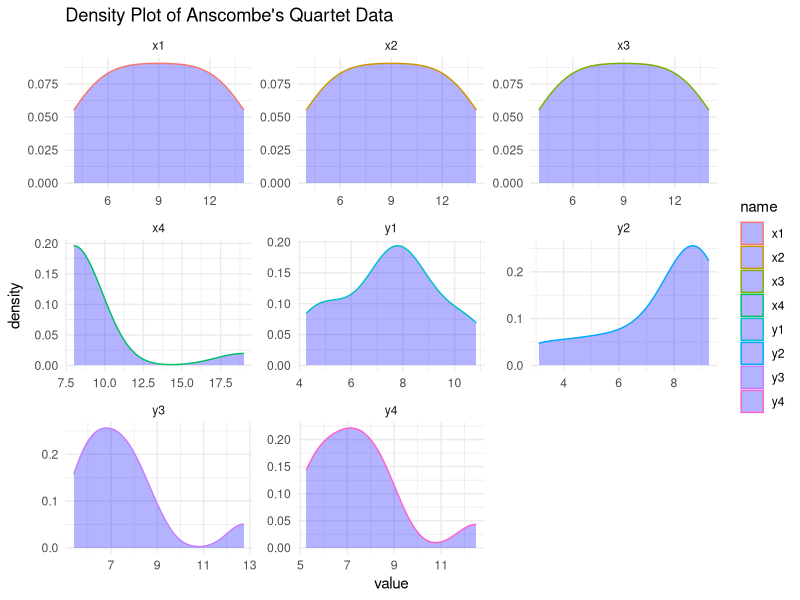
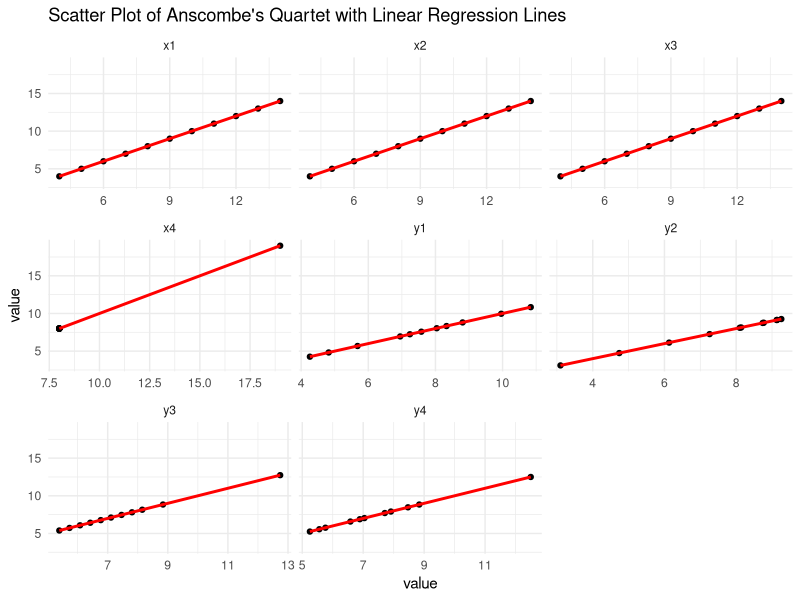
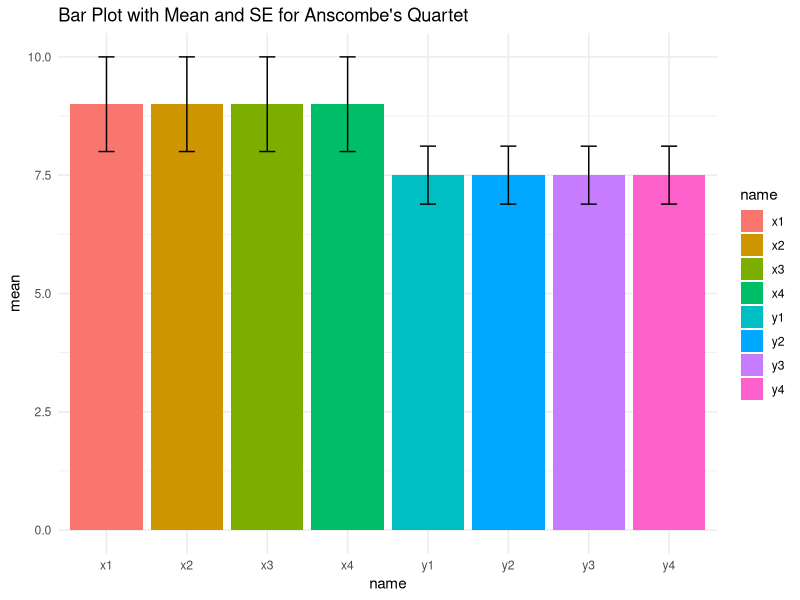
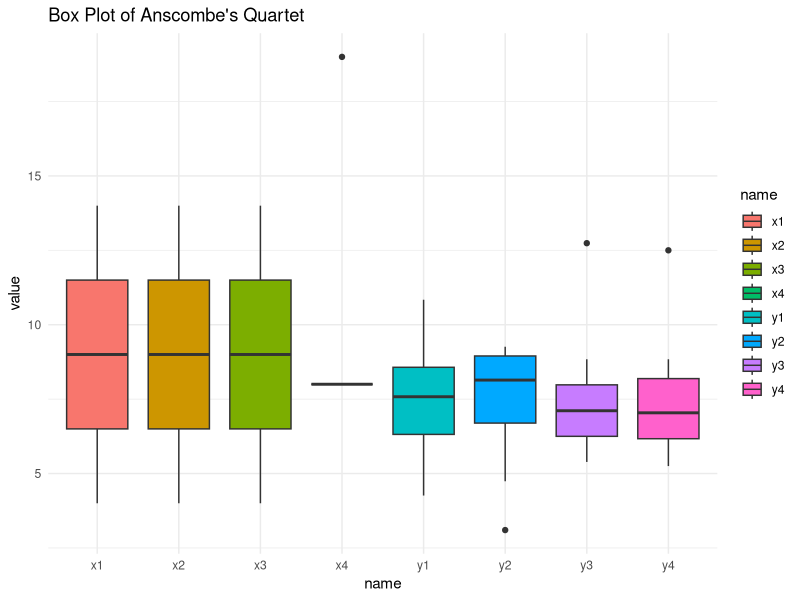
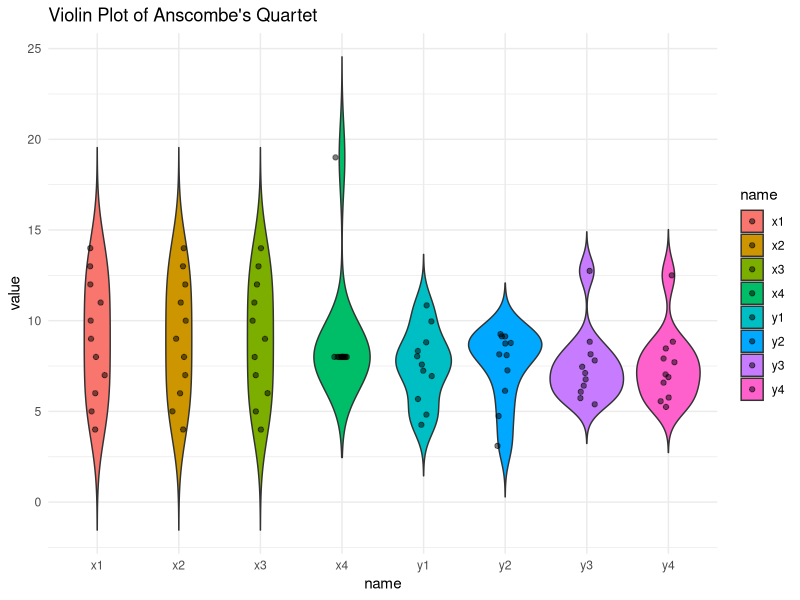
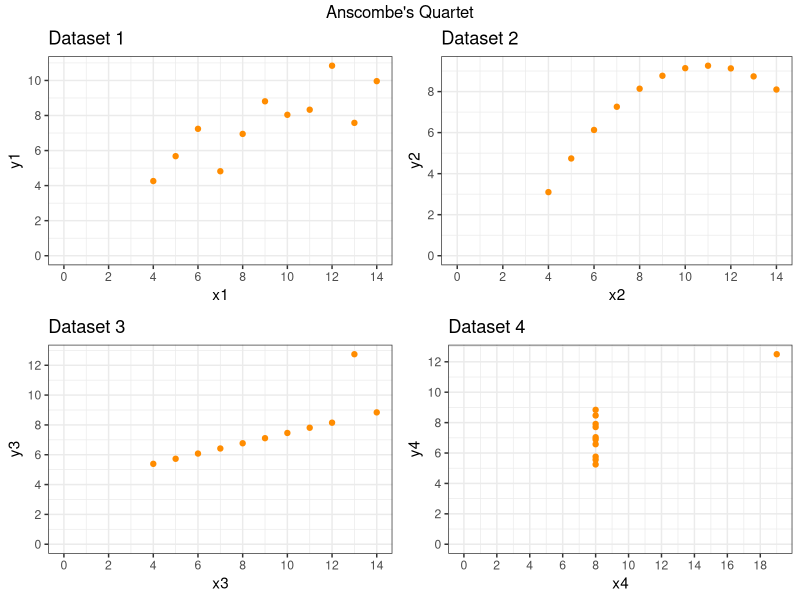
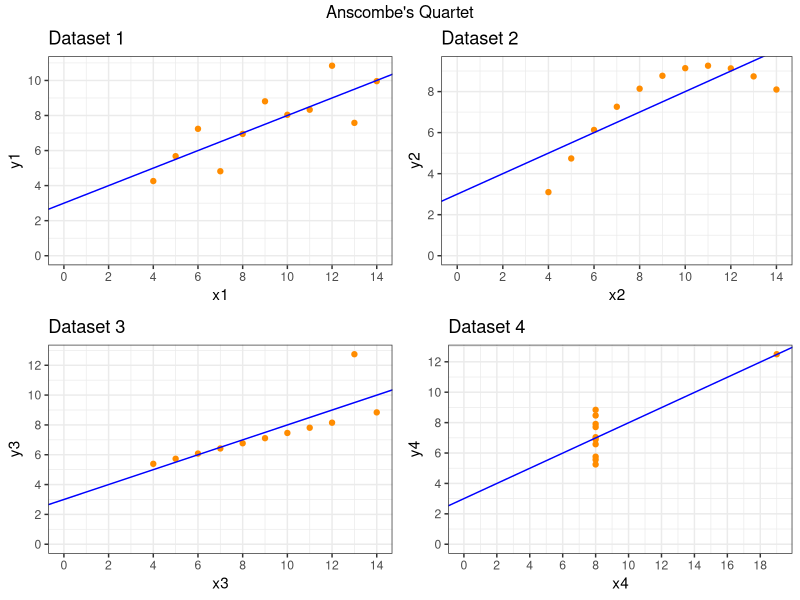

Reproduce these figures in R, in order.
## ---- chunk 1
data("anscombe")
head(anscombe)
## ---- chunk 2
summary(anscombe)
## ---- chunk 3
library(tidyr)
library(ggplot2)

anscombe_long <- pivot_longer(anscombe, cols = everything())

ggplot(anscombe_long, aes(x=value, color=name)) +
  geom_density(fill="blue", alpha=0.3) +
  facet_wrap(~name, scales="free") +
  theme_minimal() +
  labs(title="Density Plot of Anscombe's Quartet Data")
## ---- chunk 4
ggplot(anscombe_long, aes(x=value, y=value, group=name)) +
  geom_point() +
  geom_smooth(method="lm", se=FALSE, color="red") +
  facet_wrap(~name, scales = "free_x") +
  theme_minimal() +
  labs(title="Scatter Plot of Anscombe's Quartet with Linear Regression Lines")
## ---- chunk 5
library(dplyr)

anscombe_means <- anscombe_long %>%
  group_by(name) %>%
  summarise(mean=mean(value), se=sd(value)/sqrt(n()))

ggplot(anscombe_means, aes(x=name, y=mean, fill=name)) +
  geom_bar(stat="identity", position=position_dodge()) +
  geom_errorbar(aes(ymin=mean-se, ymax=mean+se), width=0.2) +
  theme_minimal() +
  labs(title="Bar Plot with Mean and SE for Anscombe's Quartet")

## ---- chunk 6
ggplot(anscombe_long, aes(x=name, y=value, fill=name)) +
  geom_boxplot() +
  theme_minimal() +
  labs(title="Box Plot of Anscombe's Quartet")
## ---- chunk 7
ggplot(anscombe_long, aes(x=name, y=value, fill=name)) +
  geom_violin(trim=FALSE) +
  geom_jitter(width=0.1, alpha=0.5) +
  theme_minimal() +
  labs(title="Violin Plot of Anscombe's Quartet")
## ---- chunk 8
install.packages('gridExtra')
library(grid)
library(gridExtra)

p1 <- ggplot(anscombe) +
  geom_point(aes(x1, y1), color = "darkorange", size = 1.5) +
  scale_x_continuous(breaks = seq(0,20,2)) +
  scale_y_continuous(breaks = seq(0,12,2)) +
  expand_limits(x = 0, y = 0) +
  labs(x = "x1", y = "y1",
       title = "Dataset 1" ) +
  theme_bw()

p2 <- ggplot(anscombe) +
  geom_point(aes(x2, y2), color = "darkorange", size = 1.5) +
  scale_x_continuous(breaks = seq(0,20,2)) +
  scale_y_continuous(breaks = seq(0,12,2)) +
  expand_limits(x = 0, y = 0) +
  labs(x = "x2", y = "y2",
       title = "Dataset 2" ) +
  theme_bw()

p3 <- ggplot(anscombe) +
  geom_point(aes(x3, y3), color = "darkorange", size = 1.5) +
  scale_x_continuous(breaks = seq(0,20,2)) +
  scale_y_continuous(breaks = seq(0,12,2)) +
  expand_limits(x = 0, y = 0) +
  labs(x = "x3", y = "y3",
       title = "Dataset 3" ) +
  theme_bw()

p4 <- ggplot(anscombe) +
  geom_point(aes(x4, y4), color = "darkorange", size = 1.5) +
  scale_x_continuous(breaks = seq(0,20,2)) +
  scale_y_continuous(breaks = seq(0,12,2)) +
  expand_limits(x = 0, y = 0) +
  labs(x = "x4", y = "y4",
       title = "Dataset 4" ) +
  theme_bw()

grid.arrange(grobs = list(p1, p2, p3, p4),
             ncol = 2,
             top = "Anscombe's Quartet")
## ---- chunk 9
lm1 <- lm(y1 ~ x1, data = anscombe)
lm2 <- lm(y2 ~ x2, data = anscombe)
lm3 <- lm(y3 ~ x3, data = anscombe)
lm4 <- lm(y4 ~ x4, data = anscombe)

p1_fitted <- p1 + geom_abline(intercept = 3.0001, slope = 0.5001, color = "blue")
p2_fitted <- p2 + geom_abline(intercept = 3.001, slope = 0.500, color = "blue")
p3_fitted <- p3 + geom_abline(intercept = 3.0025, slope = 0.4997, color = "blue")
p4_fitted <- p4 + geom_abline(intercept = 3.0017, slope = 0.499, color = "blue")

grid.arrange(grobs = list(p1_fitted, p2_fitted,
                          p3_fitted, p4_fitted),
             ncol = 2,
             top = "Anscombe's Quartet")
